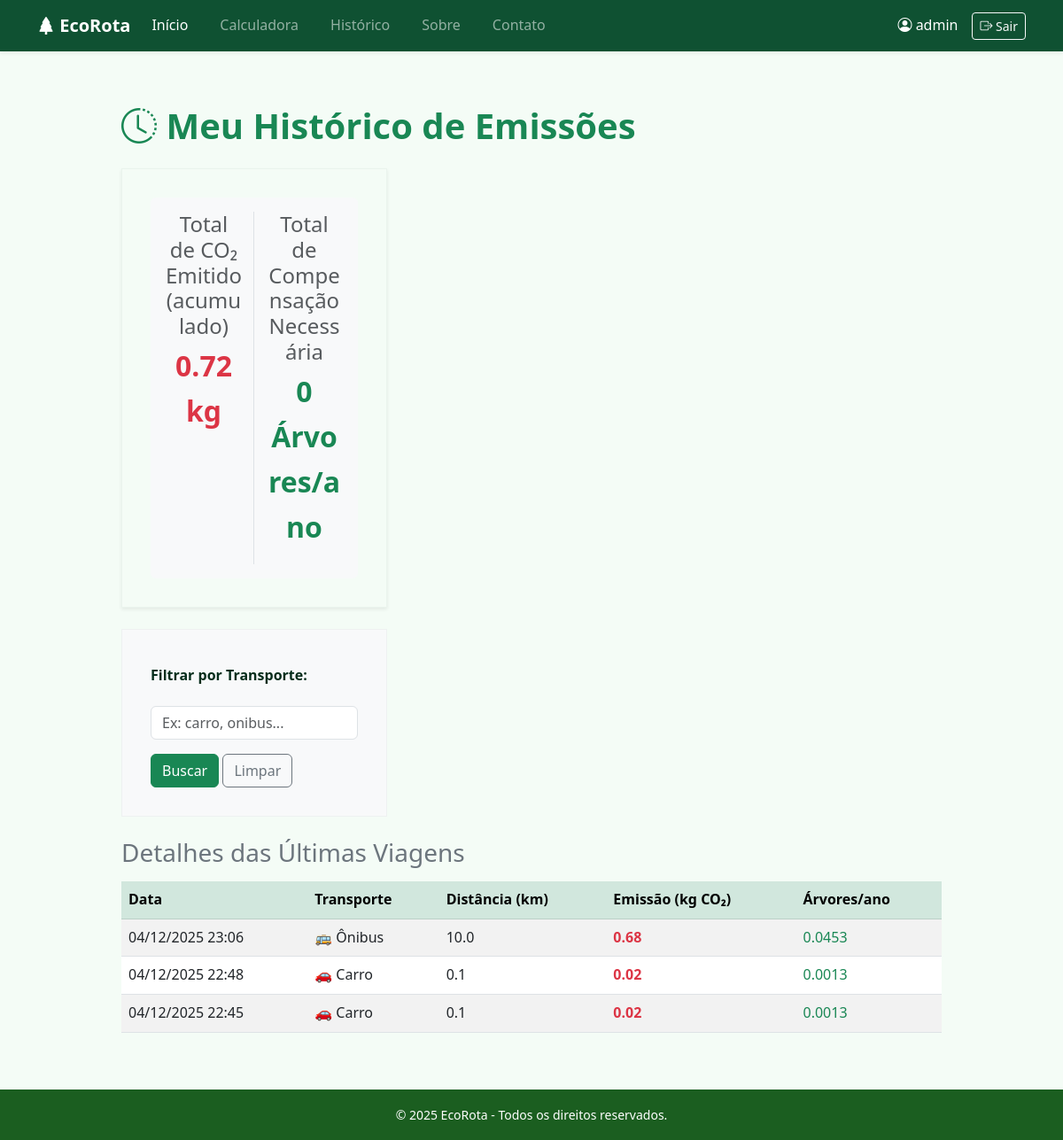
Before: /historico/ (signed in) with the older database file.
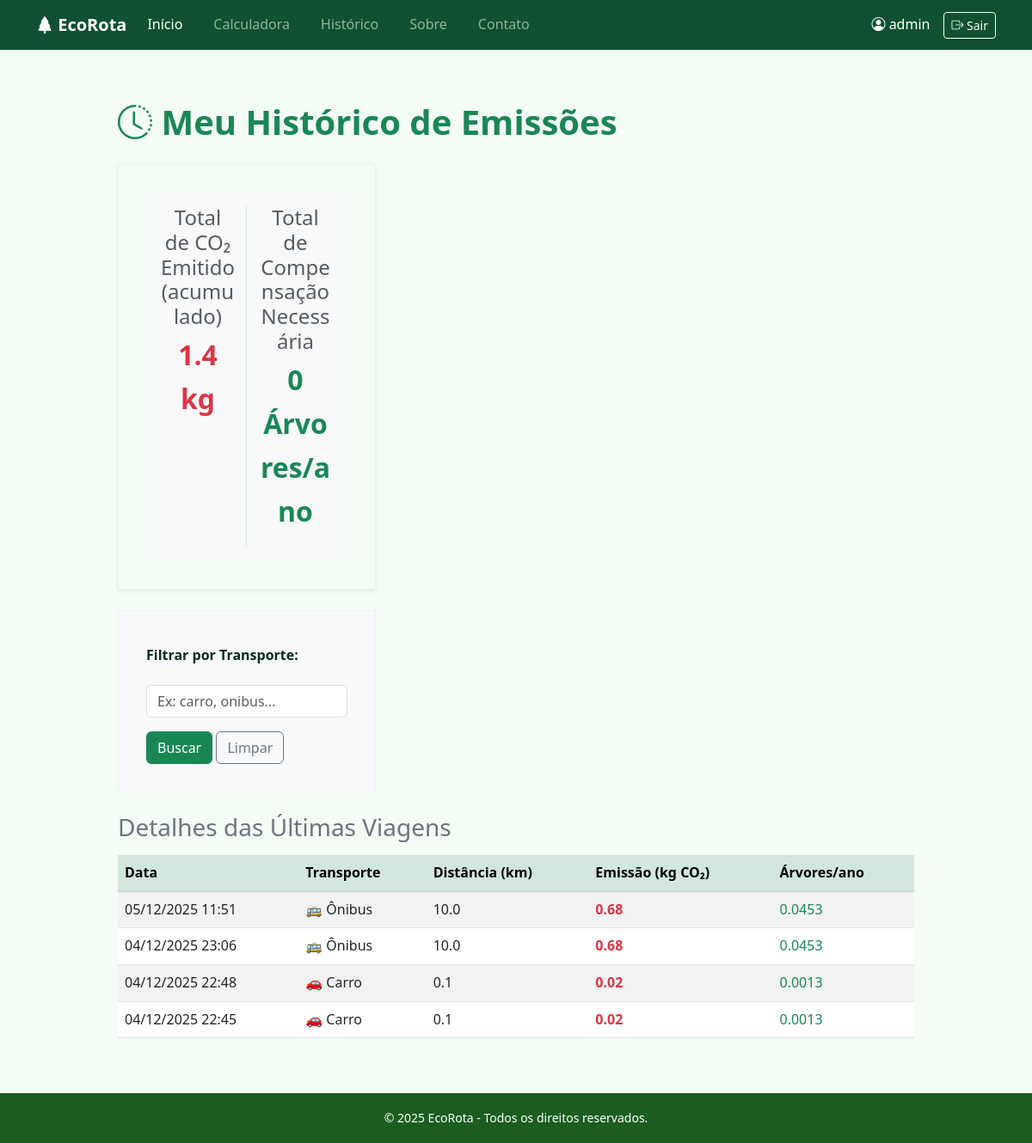
After: the same page with the newer database file.
### usuario/models.py (models this page shows, shortened)
class RegistroCalculo(models.Model):
    usuario = models.ForeignKey(User, on_delete=models.CASCADE)
    distancia = models.FloatField(verbose_name="Distância (km)")
    transporte = models.CharField(max_length=50, verbose_name="Meio de Transporte")
    co2_emitido = models.FloatField(verbose_name="CO2 Emitido (kg)")
    arvores = models.FloatField(verbose_name="Árvores para compensar")
    data_calculo = models.DateTimeField(auto_now_add=True, verbose_name="Data do Cálculo")

### usuario/views.py (the view)
# urls.py: path('historico/', views.historico, name='historico'),
def historico(request):
    termo_busca = request.GET.get('transporte')
    registros = RegistroCalculo.objects.filter(usuario=request.user)
    if termo_busca:
        registros = registros.filter(transporte__icontains=termo_busca)
    registros = registros.order_by('-data_calculo')
    total_co2 = sum(r.co2_emitido for r in registros)
    total_arvores = sum(r.arvores for r in registros)
    context = {
        'registros': registros,
        'total_co2': round(total_co2, 2),
        'total_arvores': round(total_arvores)
    }
    return render(request, 'usuario/historico.html', context)

### usuario/templates/usuario/historico.html
{% extends 'base.html' %}
{% block content %}
<div class="row justify-content-center">
    <div class="col-lg-10">
        <h1 class="text-success fw-bold mb-4">
            <i class="bi bi-clock-history"></i> Meu Histórico de Emissões
        </h1>
        <div class="card shadow-sm mb-4">
            <div class="card-body bg-light rounded">
                <div class="row text-center">
                    <div class="col-md-6 border-end">
                        <h4 class="text-muted mb-1">Total de CO₂ Emitido (acumulado)</h4>
                        <p class="fs-2 fw-bold text-danger">{{ total_co2 }} kg</p>
                    </div>
                    <div class="col-md-6">
                        <h4 class="text-muted mb-1">Total de Compensação Necessária</h4>
                        <p class="fs-2 fw-bold text-success">{{ total_arvores }} Árvores/ano</p>
                    </div>
                </div>
            </div>
        </div>
        <div class="card card-body bg-light mb-4">
            <form method="get" action="{% url 'historico' %}" class="row g-3 align-items-center">
                <div class="col-auto">
                    <label for="transporte" class="col-form-label fw-bold">Filtrar por Transporte:</label>
                </div>
                <div class="col-auto">
                    <input type="text" name="transporte" id="transporte" class="form-control" placeholder="Ex: carro, onibus..." value="{{ request.GET.transporte }}">
                </div>
                <div class="col-auto">
                    <button type="submit" class="btn btn-success">Buscar</button>
                    <a href="{% url 'historico' %}" class="btn btn-outline-secondary">Limpar</a>
                </div>
            </form>
        </div>
        {% if registros %}
            <h3 class="mb-3 text-secondary">Detalhes das Últimas Viagens</h3>
            <div class="table-responsive">
                <table class="table table-striped table-hover align-middle">
                    <thead class="table-success">
                        <tr>
                            <th>Data</th>
                            <th>Transporte</th>
                            <th>Distância (km)</th>
                            <th>Emissão (kg CO₂)</th>
                            <th>Árvores/ano</th>
                        </tr>
                    </thead>
                    <tbody>
                        {% for registro in registros %}
                        <tr>
                            <td>{{ registro.data_calculo|date:"d/m/Y H:i" }}</td>
                            <td>
                                {% if registro.transporte == 'carro' %}🚗 Carro{% elif registro.transporte == 'onibus' %}🚌 Ônibus{% elif registro.transporte == 'metro' %}🚇 Metrô{% elif registro.transporte == 'moto' %}🏍️ Motocicleta{% elif registro.transporte == 'bicicleta' %}🚲 Bicicleta{% else %}🚶 A Pé{% endif %}
                            </td>
                            <td>{{ registro.distancia }}</td>
                            <td class="fw-bold text-danger">{{ registro.co2_emitido }}</td>
                            <td class="text-success">{{ registro.arvores }}</td>
                        </tr>
                        {% endfor %}
                    </tbody>
                </table>
            </div>
        {% else %}
            <div class="alert alert-info text-center mt-5" role="alert">
                <h4 class="alert-heading">Nenhum cálculo encontrado!</h4>
                <p>Use a <a href="{% url 'calculadora' %}" class="alert-link">calculadora</a> para começar a registrar sua pegada de carbono.</p>
            </div>
        {% endif %}
    </div>
</div>
{% endblock %}

Changed rows visible on the page:
added RegistroCalculo: data_calculo "05/12/2025 11:51", transporte "🚌 Ônibus", distancia "10.0", co2_emitido "0.68", arvores "0.0453"
Other visible differences:
{{ total_co2 }}: "0.72" → "1.4"
